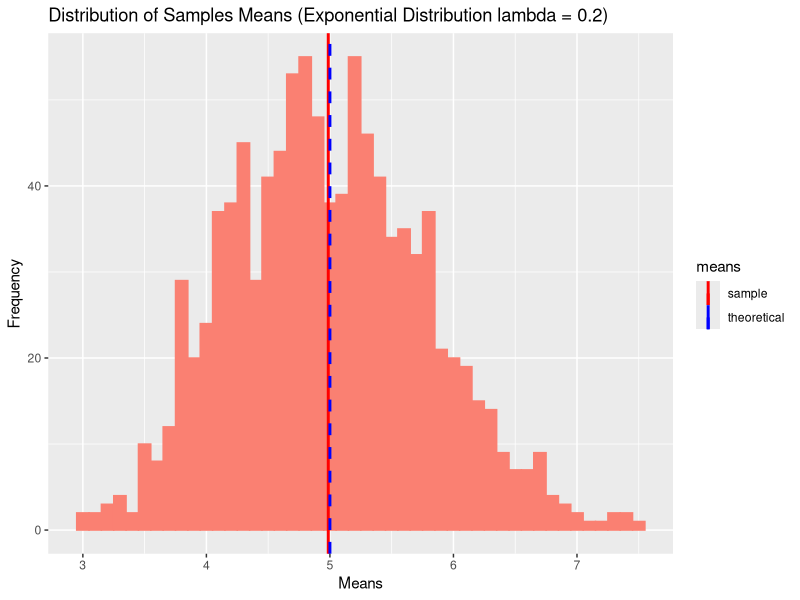
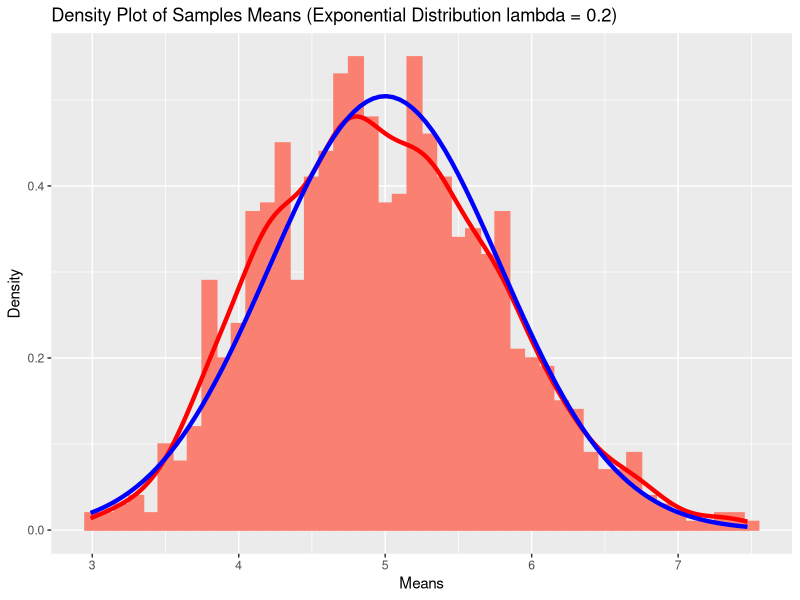
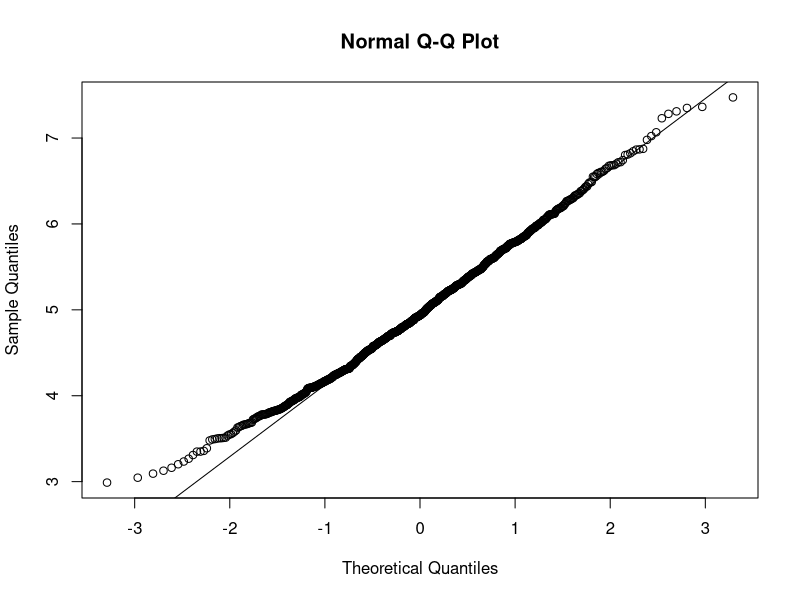

The R source for these figures, in order:
## ---- chunk 1
library(ggplot2)
## ---- chunk 2
n <- 40
lambda <- 0.2
num.of.sim <- 1000
## ---- chunk 3
set.seed(3)
## ---- chunk 4
sim.data <- matrix(data = rexp(n * num.of.sim, lambda), nrow = num.of.sim, ncol = n)
sim.data.mean <- data.frame(means=apply(sim.data, 1, mean))
## ---- chunk 5
sample.mean <- mean(sim.data.mean$means)
sample.mean
## ---- chunk 6
theoretical.mean <- 1.0/lambda
theoretical.mean
## ---- chunk 7
sample.mean.plot <- ggplot(data = sim.data.mean, aes(x = means)) + geom_histogram(binwidth=0.1, fill = "salmon", color = "salmon") + geom_vline(aes(xintercept = sample.mean, color = "sample"), linetype=1, size = 1, show.legend=TRUE) + geom_vline(aes(xintercept = theoretical.mean, color = "theoretical"), linetype=2, size = 1, show.legend=TRUE) + scale_color_manual(name = "means", values = c(sample = "red", theoretical = "blue")) + ggtitle("Distribution of Samples Means (Exponential Distribution lambda = 0.2)") + xlab("Means") + ylab("Frequency")
sample.mean.plot 
## ---- chunk 8
sample.variance <- var(sim.data.mean$means)
sample.variance
## ---- chunk 9
theoretical.variance <- ((1.0/lambda)**2)/n
theoretical.variance
## ---- chunk 10
distribution.plot <- ggplot(data = sim.data.mean, aes(x = means)) + geom_histogram(binwidth=0.1, aes(y = ..density..), fill = "salmon", color = "salmon") + geom_density(color = "red", size = 1.5) + stat_function(fun = dnorm, args = list(mean = theoretical.mean, sd = sd(sim.data.mean$means)), color = "blue", geom = "line", size = 1.5) + ggtitle("Density Plot of Samples Means (Exponential Distribution lambda = 0.2)") + xlab("Means") + ylab("Density")
distribution.plot 
## ---- chunk 11
qqnorm(sim.data.mean$means);
qqline(sim.data.mean$means)
